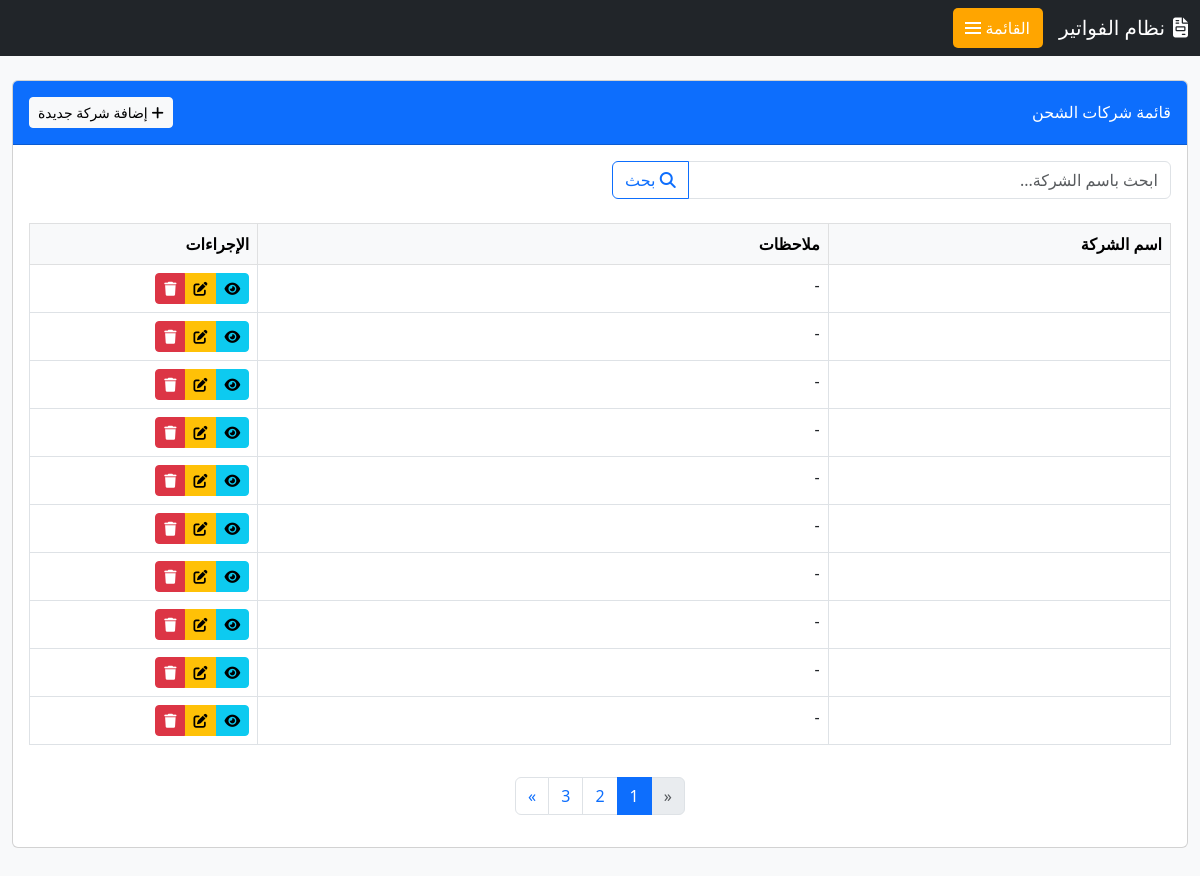
/invoice/shipping/ (signed in), run on an earlier commit of the app's database.
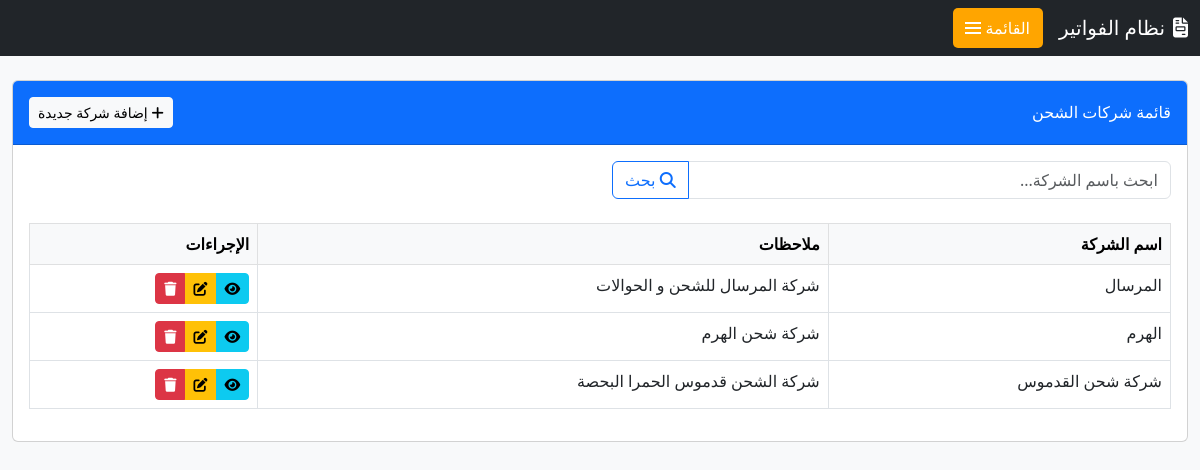
And on a later commit of the database.
### invoice/models.py (models this page shows, shortened)
class Shipping_com_m(models.Model):
    shipping_company_name = models.CharField(max_length=255, blank=True , verbose_name=_(" شركة الشحن "))
    notes = models.TextField(blank=True , verbose_name=_(" العملة "))
    uniqueId = models.UUIDField(default=uuid4, editable=False, unique=True, verbose_name=_("الرقم المسلسل"))
    slug = models.SlugField(max_length=225, unique=True, blank=True, null=True)
    date_created = models.DateTimeField(auto_now_add=True)
    last_updated = models.DateTimeField(auto_now=True)
    class Meta:
        verbose_name = _('شركة الشحن')
        verbose_name_plural = _('شركات الشحن')

### invoice/views.py (the view, shortened to what this page needs)
# urls.py: path('shipping/', ShippingListView.as_view(), name='shipping_list'),
class ShippingListView(LoginRequiredMixin, PermissionRequiredMixin, ListView):
    model = Shipping_com_m
    template_name = 'shipping/shipping_list.html'
    context_object_name = 'shipping_companies'
    permission_required = 'shipping.view_shippingcompany'
    paginate_by = 10
    def get_queryset(self):
        queryset = super().get_queryset()
        search_query = self.request.GET.get('search', '')
        if search_query:
            queryset = queryset.filter(
                shipping_company_name__icontains=search_query
            )
        return queryset.order_by('shipping_company_name')

### templates/shipping/shipping_list.html (shortened to what this page needs)
{% extends 'base.html' %}
{% block content %}
<div class="card mb-4">
    <div class="card-header py-3 d-flex justify-content-between align-items-center bg-primary text-white">
        <h6 class="m-0 font-weight-bold">قائمة شركات الشحن</h6>
        {% if perms.shipping.add_shippingcompany %}
        <a href="{% url 'shipping_create' %}" class="btn btn-light btn-sm">
            <i class="fas fa-plus"></i> إضافة شركة جديدة
        </a>
        {% endif %}
    </div>
    <div class="card-body">
        <div class="row mb-4">
            <div class="col-md-6">
                <div class="input-group">
                    <input type="text" id="search-input" class="form-control"
                           placeholder="ابحث باسم الشركة..." value="{{ request.GET.search }}">
                    <button class="btn btn-outline-primary" type="button" id="search-button">
                        <i class="fas fa-search"></i> بحث
                    </button>
                </div>
            </div>
        </div>
        <div class="table-responsive">
            <table class="table table-bordered table-hover" id="shippingTable">
                <thead class="table-light">
                    <tr>
                        <th width="30%">اسم الشركة</th>
                        <th width="50%">ملاحظات</th>
                        <th width="20%">الإجراءات</th>
                    </tr>
                </thead>
                <tbody>
                    {% for company in shipping_companies %}
                    <tr>
                        <td>{{ company.shipping_company_name }}</td>
                        <td>{{ company.notes|default:"-"|truncatechars:60 }}</td>
                        <td>
                            <div class="btn-group" role="group">
                                <a href="{% url 'shipping_detail' company.pk %}" class="btn btn-info btn-sm" title="عرض">
                                    <i class="fas fa-eye"></i>
                                </a>
                                {% if perms.shipping.change_shippingcompany %}
                                <a href="{% url 'shipping_update' company.pk %}" class="btn btn-warning btn-sm" title="تعديل">
                                    <i class="fas fa-edit"></i>
                                </a>
                                {% endif %}
                                {% if perms.shipping.delete_shippingcompany %}
                                <a href="{% url 'shipping_delete' company.pk %}" class="btn btn-danger btn-sm" title="حذف">
                                    <i class="fas fa-trash"></i>
                                </a>
                                {% endif %}
                            </div>
                        </td>
                    </tr>
                    {% empty %}
                    <tr>
                        <td colspan="3" class="text-center text-muted py-4">لا توجد شركات شحن مسجلة</td>
                    </tr>
                    {% endfor %}
                </tbody>
            </table>
        </div>
        {% if is_paginated %}
        <nav aria-label="Page navigation">
            <ul class="pagination justify-content-center mt-3">
                {% if page_obj.has_previous %}
                <li class="page-item">
                    <a class="page-link" href="?page={{ page_obj.previous_page_number }}{% if request.GET.search %}&search={{ request.GET.search }}{% endif %}" aria-label="السابق">
                        <span aria-hidden="true">&laquo;</span>
                    </a>
                </li>
                {% else %}
                <li class="page-item disabled">
                    <a class="page-link" href="#" tabindex="-1" aria-disabled="true">
                        <span aria-hidden="true">&laquo;</span>
                    </a>
                </li>
                {% endif %}
                {% for num in page_obj.paginator.page_range %}
                    {% if page_obj.number == num %}
                    <li class="page-item active" aria-current="page">
                        <a class="page-link" href="#">{{ num }}</a>
                    </li>
                    {% elif num > page_obj.number|add:'-3' and num < page_obj.number|add:'3' %}
                    <li class="page-item">
                        <a class="page-link" href="?page={{ num }}{% if request.GET.search %}&search={{ request.GET.search }}{% endif %}">{{ num }}</a>
                    </li>
                    {% endif %}
                {% endfor %}
                {% if page_obj.has_next %}
                <li class="page-item">
                    <a class="page-link" href="?page={{ page_obj.next_page_number }}{% if request.GET.search %}&search={{ request.GET.search }}{% endif %}" aria-label="التالي">
                        <span aria-hidden="true">&raquo;</span>
                    </a>
                </li>
                {% else %}
                <li class="page-item disabled">
                    <a class="page-link" href="#" tabindex="-1" aria-disabled="true">
                        <span aria-hidden="true">&raquo;</span>
                    </a>
                </li>
                {% endif %}
            </ul>
        </nav>
        {% endif %}
    </div>
</div>
{% endblock %}

### templates/base.html (shortened to what this page needs)
<!DOCTYPE html>
<html lang="ar" dir="rtl">
<head>
    <link href="https://cdn.jsdelivr.net/npm/bootstrap@5.3.0/dist/css/bootstrap.rtl.min.css" rel="stylesheet">
    <link rel="stylesheet" href="https://cdnjs.cloudflare.com/ajax/libs/font-awesome/6.4.0/css/all.min.css">
    <link rel="stylesheet" href="https://cdn.jsdelivr.net/npm/bootstrap-icons@1.10.0/font/bootstrap-icons.css">
</head>
<body>
    <nav class="navbar navbar-expand-lg navbar-dark bg-dark fixed-top">
        <div class="container-fluid">
            <a class="navbar-brand" href="{% url 'home' %}">
                <i class="fas fa-file-invoice me-2"></i>نظام الفواتير
            </a>
            <button class="navbar-toggler-custom d-flex align-items-center" type="button" data-bs-toggle="offcanvas" data-bs-target="#sidebarNavbar">
                <span class="navbar-toggler-text">القائمة</span>
                <span class="navbar-toggler-icon-custom"></span>
            </button>
        </div>
    </nav>
    <main class="container-fluid">
        {% block content %}
        {% endblock %}
    </main>
</body>
</html>

### templates/base.html (style rules this page uses)
:root { --orange-color: #FFA500; --orange-hover: #e69500; --sidebar-width: 280px; }
body { padding-top: 60px; background-color: #f8f9fa; }
.navbar-toggler-custom { border: none; padding: 0.5rem; color: white; margin-left: auto; background-color: var(--orange-color); border-radius: 5px; }
.navbar-toggler-icon-custom { display: inline-block; width: 1.5em; height: 1.5em; vertical-align: middle; background-repeat: no-repeat; background-size: 100%; }
.navbar-toggler-text { margin-right: 5px; font-size: 1rem; color: white; }
main { min-height: calc(100vh - 60px); padding: 20px; }

What changed in the data, as far as the page shows it:
removed Shipping_com_m: notes "-"
removed Shipping_com_m: notes "-"
removed Shipping_com_m: notes "-"
removed Shipping_com_m: notes "-"
removed Shipping_com_m: notes "-"
removed Shipping_com_m: notes "-"
removed Shipping_com_m: notes "-"
removed Shipping_com_m: notes "-"
removed Shipping_com_m: notes "-"
removed Shipping_com_m: notes "-"
added Shipping_com_m: shipping_company_name "المرسال", notes "شركة المرسال للشحن و الحوالات"
added Shipping_com_m: shipping_company_name "الهرم", notes "شركة شحن الهرم"
added Shipping_com_m: shipping_company_name "شركة شحن القدموس", notes "شركة الشحن قدموس الحمرا البحصة"
Also different on the page:
list line gone: "1"
list line gone: "2"
list line gone: "3"
